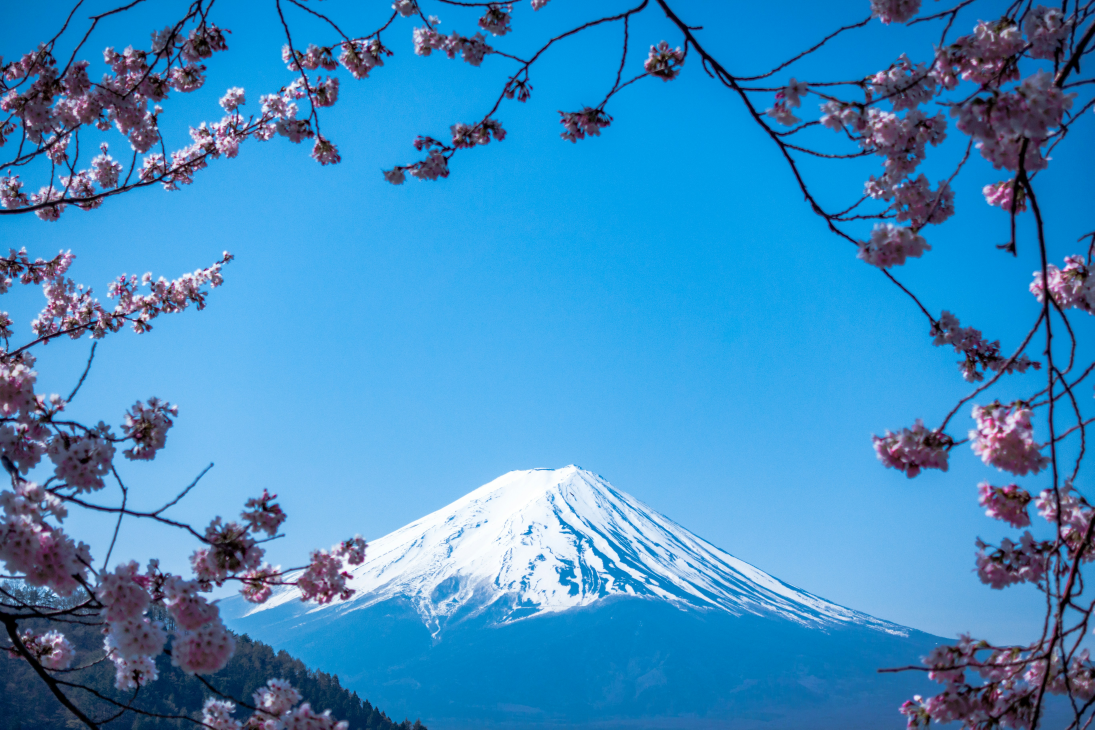
#> input picture tests/fixtures/img01.jpg, 5472 x 3648 px (shown at 1/5 size)
$ python generate_blur_grid.py --image_path ../../tests/fixtures/img01.jpg
#> lines starting #> are read from the running program, lines starting #| are printed output that depends on the picture
"""
Generate a grid of blurred variants for a single image to compare blur strength.

Example:
    python experiments/scripts/generate_blur_grid.py \
        --image_path data/img02.jpg \
        --output output/blur_strength_grid.png
"""

from __future__ import annotations

import argparse
import os
from pathlib import Path
from typing import Iterable, List

from PIL import Image, ImageFilter

import matplotlib

matplotlib.use("Agg")
import matplotlib.pyplot as plt  # noqa: E402


def make_low_res_blur(img: Image.Image, scale: float, blur_radius: float) -> Image.Image:
    """
    Downsample heavily then blur to reduce information.
    """
    w, h = img.size
    new_w = max(1, int(w * scale))
    new_h = max(1, int(h * scale))
    small = img.resize((new_w, new_h), Image.Resampling.LANCZOS)
    back = small.resize((w, h), Image.Resampling.BILINEAR)
    return back.filter(ImageFilter.GaussianBlur(radius=blur_radius))


def build_grid(
    img: Image.Image,
    scales: Iterable[float],
    radii: Iterable[float],
) -> plt.Figure:
    scales_list: List[float] = list(scales)
    radii_list: List[float] = list(radii)

    fig, axes = plt.subplots(
        len(radii_list),
        len(scales_list),
        figsize=(3 * len(scales_list), 2.5 * len(radii_list)),
    )
    for r_idx, radius in enumerate(radii_list):
        for c_idx, scale in enumerate(scales_list):
            ax = axes[r_idx][c_idx] if len(radii_list) > 1 else axes[c_idx]
            blurred = make_low_res_blur(img, scale=scale, blur_radius=radius)
            ax.imshow(blurred)
            ax.axis("off")
            ax.set_title(f"scale={scale:.3f}\nblur={radius}", fontsize=8)
    plt.tight_layout()
    return fig


def main() -> None:
    parser = argparse.ArgumentParser()
    parser.add_argument("--image_path", required=True, help="Path to source image")
    parser.add_argument(
        "--output",
        default="output/blur_strength_grid.png",
        help="Path to save the comparison figure",
    )
    parser.add_argument(
        "--scales",
        default="0.001,0.003,0.005,0.008,0.01,0.02,0.05,0.1",
        help="Comma-separated downscale factors",
    )
    parser.add_argument(
        "--radii",
        default="2,4,6,10,14,18",
        help="Comma-separated Gaussian blur radii",
    )
    parser.add_argument(
        "--max_display_width",
        type=int,
        default=1200,
        help="Resize source image to this width for visualization speed",
    )
    args = parser.parse_args()

    image_path = Path(args.image_path)
    if not image_path.exists():
        raise FileNotFoundError(f"image not found: {image_path}")

    scales = [float(s.strip()) for s in args.scales.split(",") if s.strip()]
    radii = [float(r.strip()) for r in args.radii.split(",") if r.strip()]

    img = Image.open(image_path).convert("RGB")
#> img is the input picture: PIL image 5472x3648 RGB; mean R, G, B 61.9, 141.1, 194.5
    if args.max_display_width and img.width > args.max_display_width:
        ratio = args.max_display_width / float(img.width)
#> ratio = 0.219
        new_h = int(img.height * ratio)
#> new_h = 800
        img = img.resize((args.max_display_width, new_h), Image.Resampling.LANCZOS)
#> img: PIL image 1200x800 RGB

    fig = build_grid(img, scales=scales, radii=radii)
#> the loop in build_grid, `for r_idx, radius in enumerate(radii_list):` made 6 passes
#> pass 1, in make_low_res_blur, `back = small.resize((w, h), Image.Resampling.BILINEAR)`:
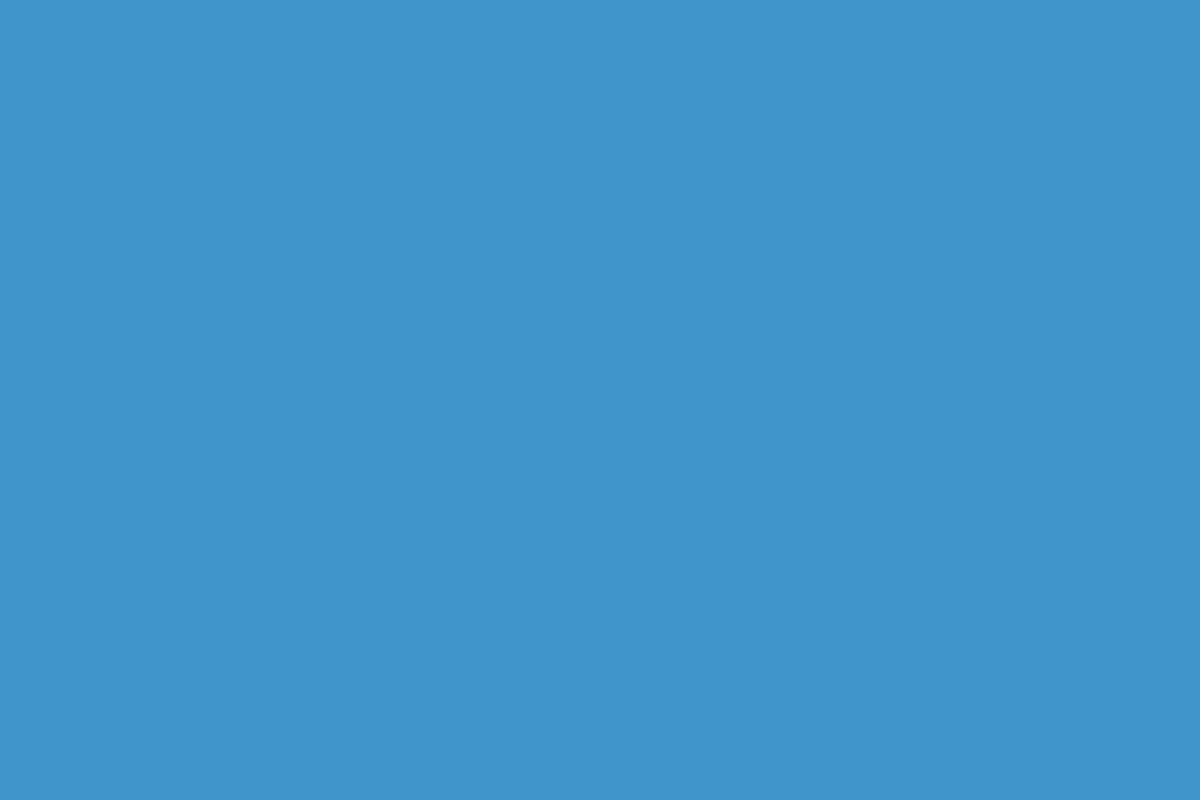
#> back: PIL image 1200x800 RGB; mean R, G, B 65, 148, 202
#> pass 1, in make_low_res_blur (call 2), `back = small.resize((w, h), Image.Resampling.BILINEAR)`:
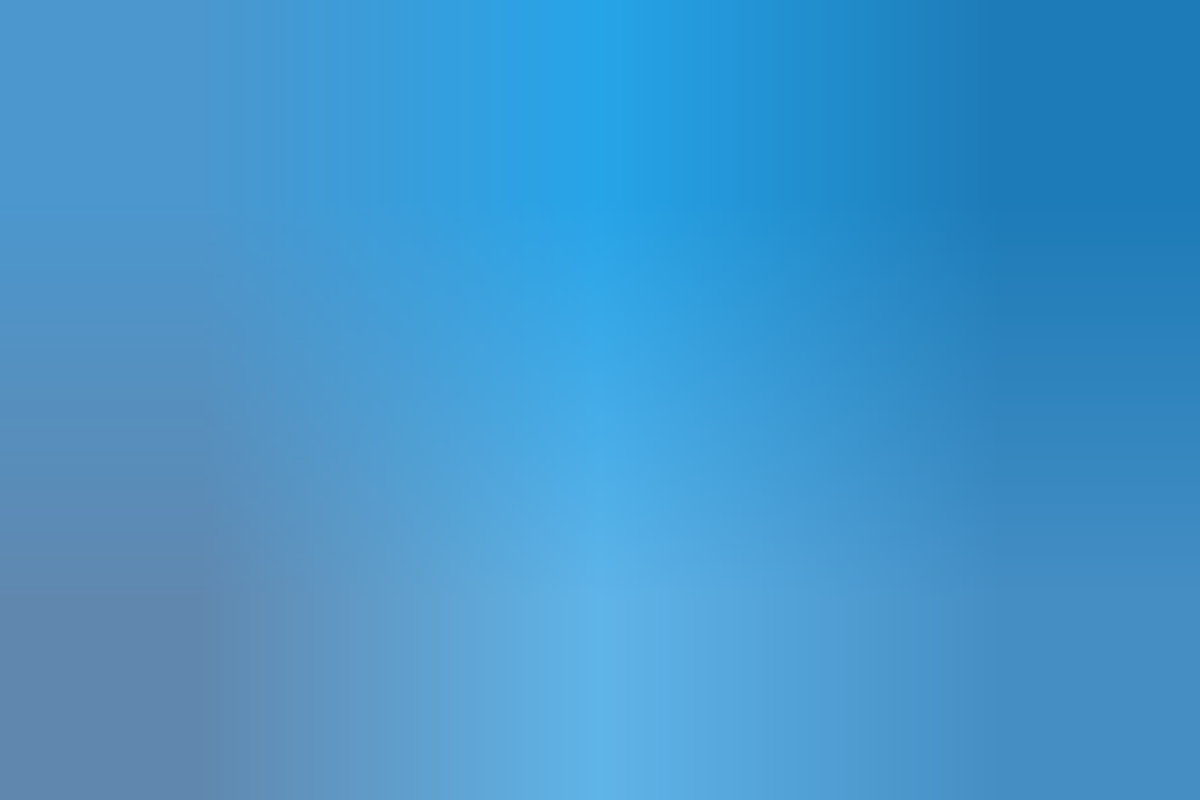
#> back: PIL image 1200x800 RGB; mean R, G, B 67, 149.3, 204
#> pass 1, in make_low_res_blur (call 3), `back = small.resize((w, h), Image.Resampling.BILINEAR)`:
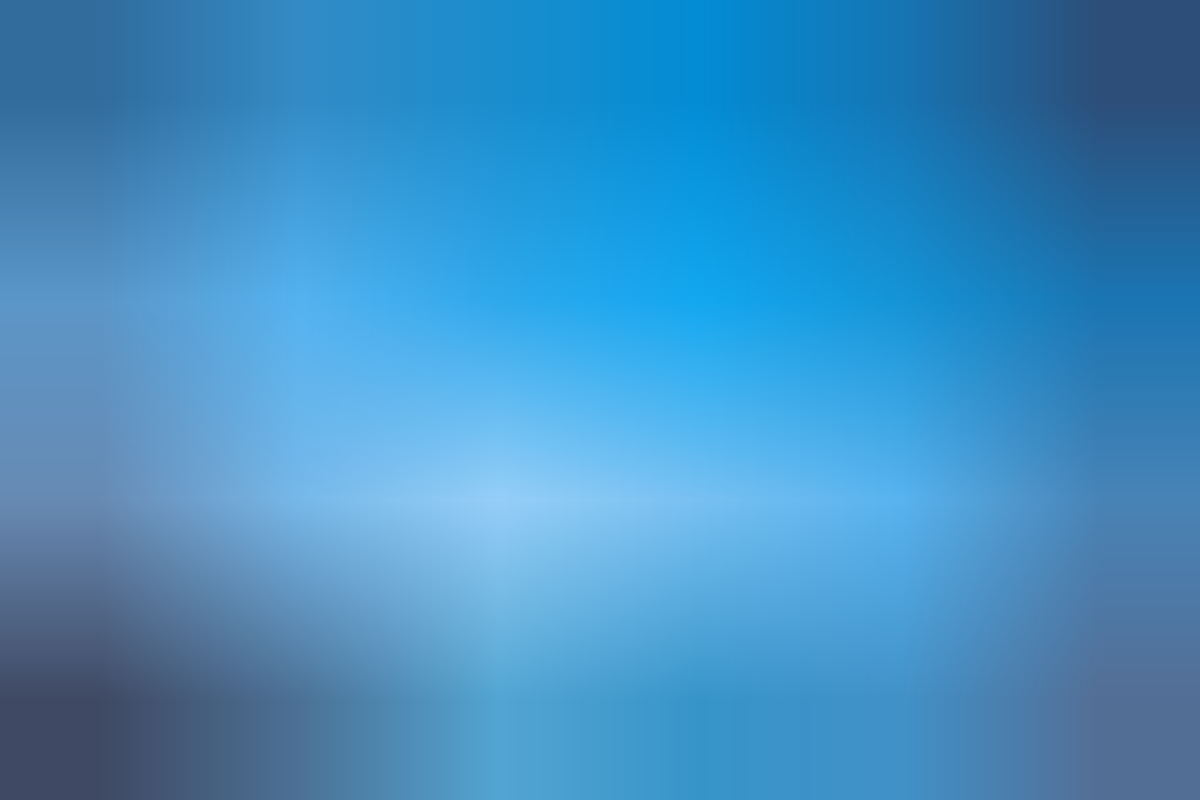
#> back: PIL image 1200x800 RGB; mean R, G, B 64.7, 143.1, 196.2
#> pass 1, in make_low_res_blur (call 4), `back = small.resize((w, h), Image.Resampling.BILINEAR)`:
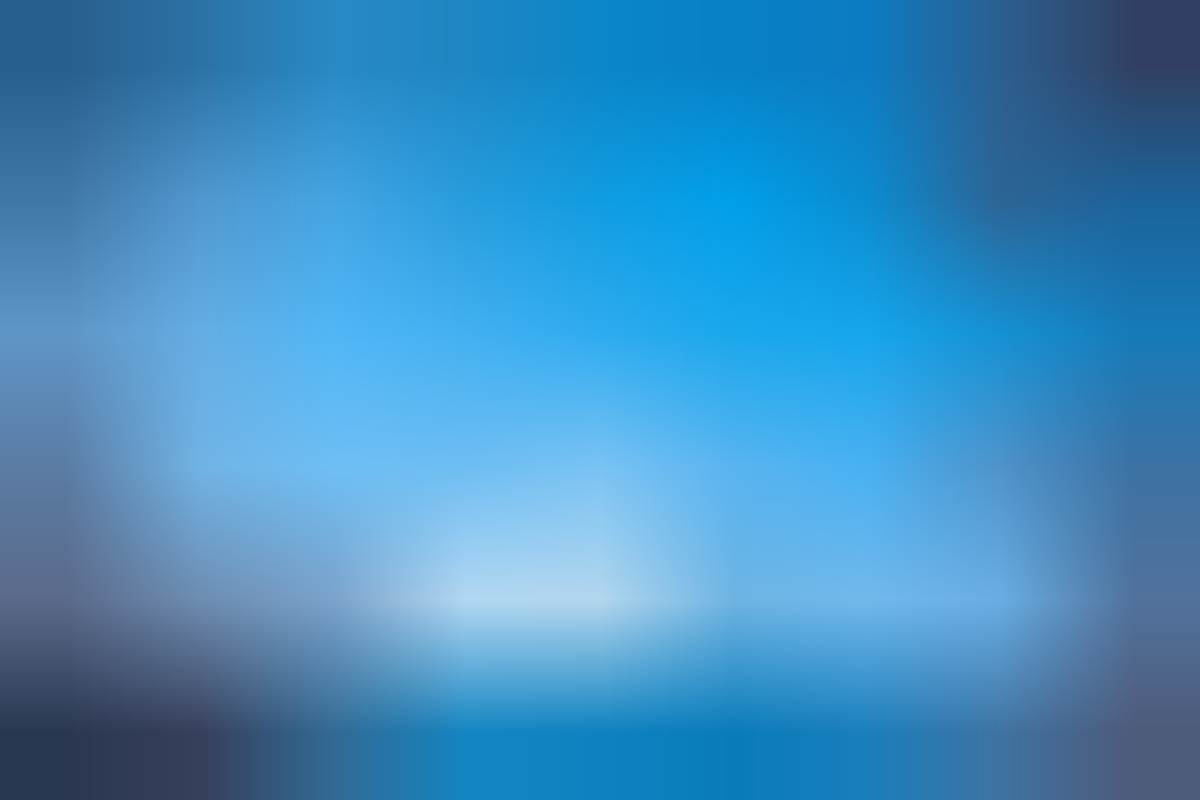
#> back: PIL image 1200x800 RGB; mean R, G, B 62.9, 141.5, 194.8

    out_path = Path(args.output)
    os.makedirs(out_path.parent, exist_ok=True)
    fig.savefig(out_path, dpi=200)
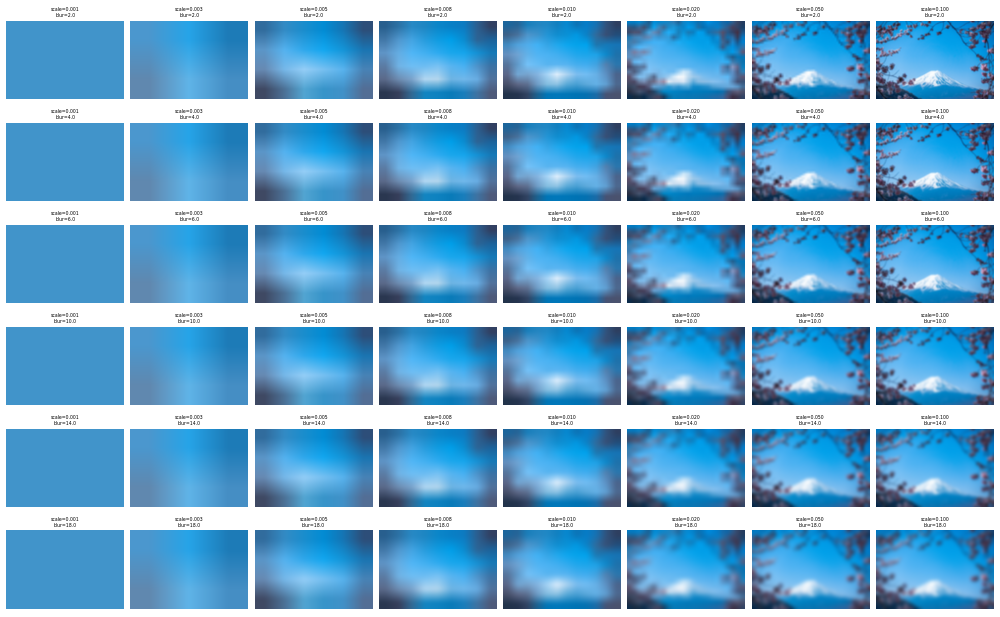
#> figure drawn by matplotlib, 48 panels
    plt.close(fig)
    print(f"Saved blur grid to {out_path}")


if __name__ == "__main__":
    main()
